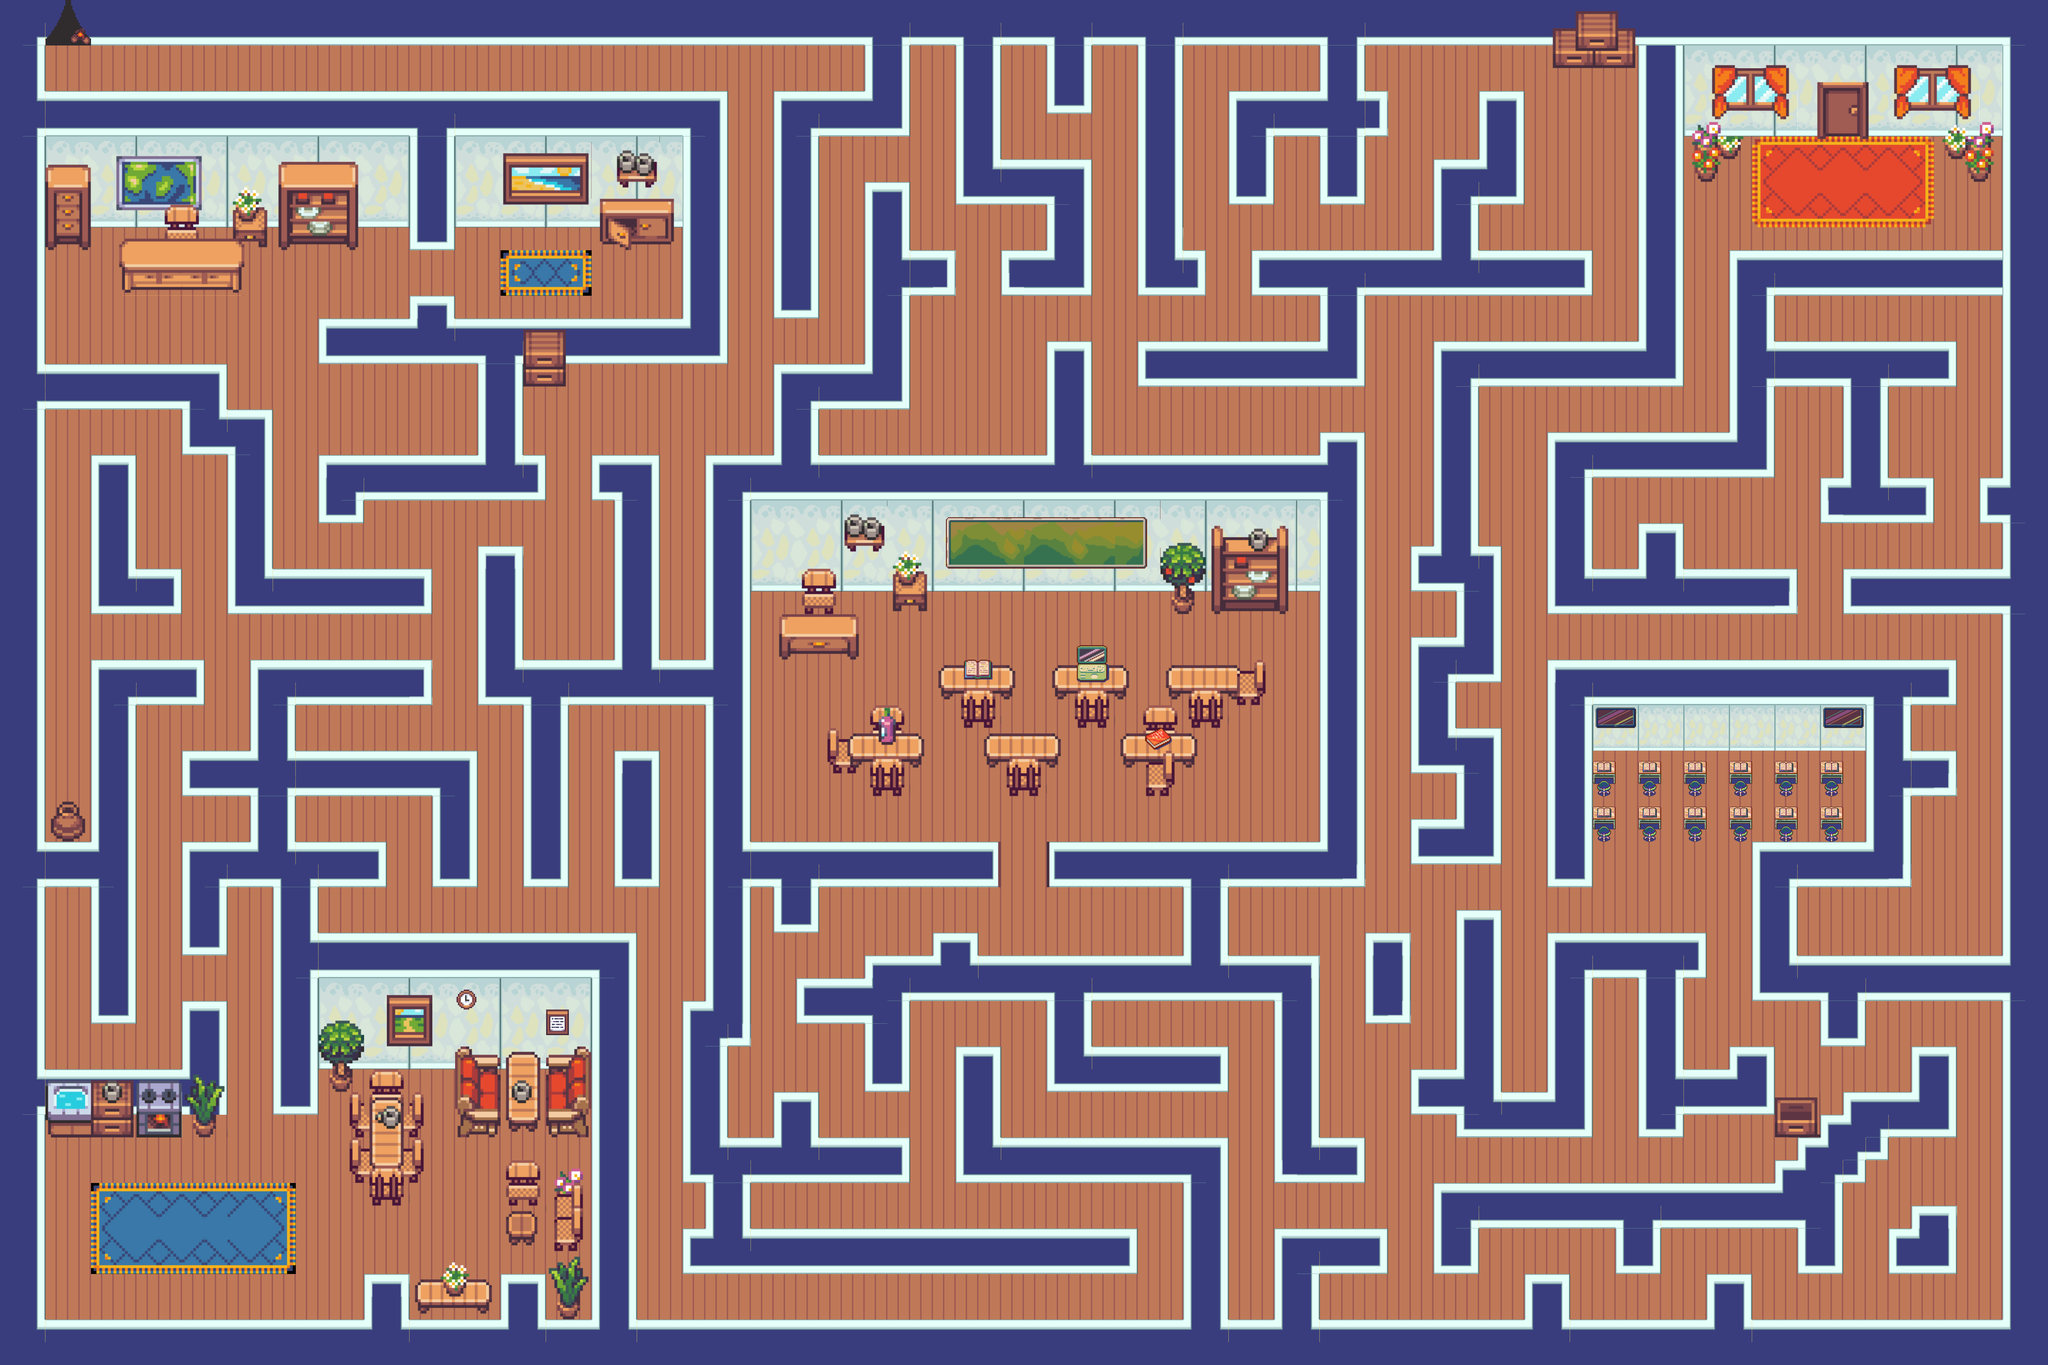

This is a level from a 2D game, rendered from its Tiled map with the project's own tilesets. A one-line summary and the map file follow, with tile-layer data summarised:
An orthogonal 90x60 tile map with 48x48 px tiles, 5 tile layers (background, detailsLow, details, detailsTop, ...), 1 hidden layer not drawn, 5 tilesets and 38 objects (15x Yetti Coin, 5x waterSpill, 2x SpeedBoost, 2x slowDown, 2x EnergyDrink, ...).

<map version="1.10" tiledversion="1.10.2" orientation="orthogonal" renderorder="right-down" width="90" height="60" tilewidth="48" tileheight="48" infinite="0" nextlayerid="35" nextobjectid="249">
 <tileset firstgid="1" source="cool_school_tilesetbigger.tsx" />
 <tileset firstgid="385" source="coolschool_A4bigger.tsx" />
 <tileset firstgid="399" source="cool_school_tileset.tsx" />
 <tileset firstgid="495" source="atlas_48x.tsx" />
 <tileset firstgid="1263" source="atlas_48xbigger.tsx" />
 <layer id="29" name="background" width="90" height="60">
  <data>[5400 cells, 5400 non-empty, 61 distinct tile ids]</data>
 </layer>
 <layer id="32" name="detailsLow" width="90" height="60">
  <data>[5400 cells, 158 non-empty, 60 distinct tile ids]</data>
 </layer>
 <layer id="31" name="details" width="90" height="60">
  <data>[5400 cells, 434 non-empty, 316 distinct tile ids]</data>
 </layer>
 <layer id="33" name="detailsTop" width="90" height="60">
  <data>[5400 cells, 53 non-empty, 38 distinct tile ids]</data>
 </layer>
 <layer id="27" name="openDoor" width="90" height="60">
  <data>[5400 cells, 46 non-empty, 19 distinct tile ids]</data>
 </layer>
 <layer id="20" name="collisions" width="90" height="60" visible="0">
  <data>[5400 cells, 2884 non-empty, 3 distinct tile ids]</data>
 </layer>
 <objectgroup id="34" name="Events">
  <object id="175" name="Anti slip Shoes" x="97.9967" y="1867.33" width="96" height="96">
   <properties>
    <property name="interactionImagePath" value="item/NonSlips.png" />
    <property name="interactionMessage" value="Non Slip shoes? I wonder how they help" />
    <property name="key" value="Water" />
    <property name="scoreModifier" type="int" value="200" />
    <property name="solid" type="bool" value="false" />
    <property name="visible" type="bool" value="true" />
   </properties>
  </object>
  <object id="183" name="waterSpill" x="2880" y="2352" width="144" height="144">
   <properties>
    <property name="Audio" value="audio/cartoon_quick_slip.wav" />
    <property name="eventType" value="hidden" />
    <property name="interactionImagePath" value="item/water_spill.png" />
    <property name="interactionMessage" value="Wow these anti slip shoes really work!" />
    <property name="lock" value="Water" />
    <property name="lockedMessage" value="Its too Slippery to get past" />
    <property name="scoreModifier" type="int" value="-50" />
    <property name="solid" type="bool" value="true" />
    <property name="visible" type="bool" value="false" />
   </properties>
  </object>
  <object id="184" x="2112" y="1776" width="96" height="96">
   <properties>
    <property name="Audio" value="audio/dorm_door_opening.wav" />
    <property name="eventType" value="negative" />
    <property name="interactionImagePath" value="item/door.png" />
    <property name="interactionMessage" value="Escaped the lecture!" />
    <property name="lock" value="key1" />
    <property name="lockedMessage" value="I need the checkin code before i leave" />
    <property name="scoreModifier" type="int" value="0" />
    <property name="solid" type="bool" value="true" />
    <property name="visible" type="bool" value="true" />
   </properties>
  </object>
  <object id="185" x="3696" y="288" width="384" height="96">
   <properties>
    <property name="interactionImagePath" value="item/checkin_code.png" />
    <property name="interactionMessage" value="you win" />
    <property name="scoreModifier" type="int" value="0" />
    <property name="solid" type="bool" value="false" />
    <property name="visible" type="bool" value="false" />
    <property name="win" type="bool" value="true" />
   </properties>
  </object>
  <object id="186" x="3168" y="1152" width="96" height="96">
   <properties>
    <property name="Audio" value="audio/dorm_door_opening.wav" />
    <property name="interactionImagePath" value="item/door.png" />
    <property name="interactionMessage" value="The exit should be just ahead" />
    <property name="lock" value="key2" />
    <property name="lockedMessage" value="This door looks like it needs a key to unlock. I bet the Dean has it" />
    <property name="scoreModifier" type="int" value="0" />
    <property name="solid" type="bool" value="true" />
    <property name="visible" type="bool" value="true" />
   </properties>
  </object>
  <object id="187" name="deanKey" x="1098" y="552" width="96" height="96">
   <properties>
    <property name="Audio" value="audio/keys.wav" />
    <property name="interactionImagePath" value="item/deans_key.png" />
    <property name="interactionMessage" value="You've stolen the Dean's key!!!" />
    <property name="key" value="key2" />
    <property name="scoreModifier" type="int" value="100" />
    <property name="solid" type="bool" value="false" />
    <property name="visible" type="bool" value="true" />
   </properties>
  </object>
  <object id="189" name="waterSpill" x="192" y="1296" width="96" height="96">
   <properties>
    <property name="Audio" value="audio/cartoon_quick_slip.wav" />
    <property name="eventType" value="hidden" />
    <property name="interactionImagePath" value="item/water_spill.png" />
    <property name="interactionMessage" value="Wow these anti slip shoes really work" />
    <property name="lock" value="Water" />
    <property name="lockedMessage" value="Its too Slippery to get past" />
    <property name="scoreModifier" type="int" value="-50" />
    <property name="solid" type="bool" value="true" />
    <property name="visible" type="bool" value="false" />
   </properties>
  </object>
  <object id="191" name="longBoi" x="96" y="1584" width="96" height="120">
   <properties>
    <property name="Audio" value="audio/duck_quack.mp3" />
    <property name="eventType" value="hidden" />
    <property name="interactionImagePath" value="item/long_boi.png" />
    <property name="interactionMessage" value="You found the secret long boi!!" />
    <property name="scoreModifier" type="int" value="250" />
    <property name="solid" type="bool" value="false" />
    <property name="visible" type="bool" value="false" />
   </properties>
  </object>
  <object id="197" name="SpeedBoost" x="1701.67" y="1433.33" width="96" height="96">
   <properties>
    <property name="Audio" value="audio/drinking.wav" />
    <property name="eventType" value="positive" />
    <property name="interactionImagePath" value="item/speed_coffee.png" />
    <property name="interactionMessage" value="WOAH THIS COFFEE IS STONG" />
    <property name="scoreModifier" type="int" value="0" />
    <property name="solid" type="bool" value="false" />
    <property name="speedDuration" type="float" value="10" />
    <property name="speedMultiplier" type="float" value="3.5" />
    <property name="visible" type="bool" value="true" />
   </properties>
  </object>
  <object id="198" name="SpeedBoost" x="799.667" y="2551.33" width="96" height="96">
   <properties>
    <property name="Audio" value="audio/drinking.wav" />
    <property name="eventType" value="positive" />
    <property name="interactionImagePath" value="item/speed_coffee.png" />
    <property name="interactionMessage" value="WOAH THIS COFFEE IS STONG" />
    <property name="scoreModifier" type="int" value="0" />
    <property name="solid" type="bool" value="false" />
    <property name="speedDuration" type="float" value="10" />
    <property name="speedMultiplier" type="float" value="3.5" />
    <property name="visible" type="bool" value="true" />
   </properties>
  </object>
  </objectgroup>
</map>
<!-- 28 of 38 objects omitted -->
